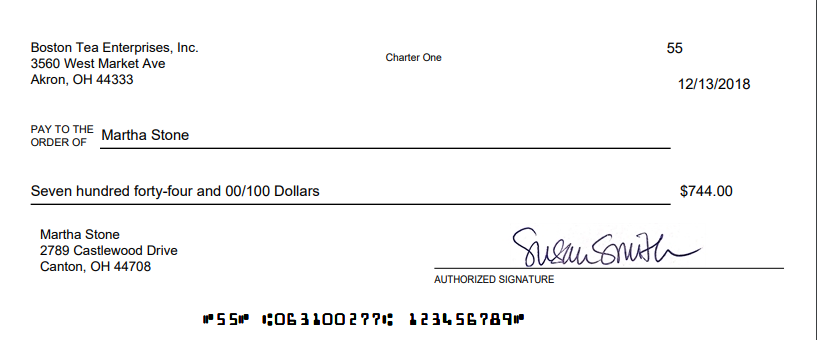
#> input picture FinalProject/filterandanalysis/cheque.png, 817 x 340 px, found by its file name
$ python Text.py   (older library calls are emulated)
#> lines starting #> are read from the running program, lines starting #| are printed output that depends on the picture; after the words box and inside, x2 and y2 are one past the last pixel; in counts of white or black regions, pixels touching at a corner belong together
import cv2
import numpy as np

img = cv2.imread('C:/Users/user/Desktop/project_root/filters_analysis/cheque.png')
#> img is the input picture: shape (340, 817, 3); mean B, G, R 246.7, 246.6, 246.6
gray = cv2.cvtColor(img, cv2.COLOR_RGB2GRAY)
_,thresh = cv2.threshold(gray,150,255,cv2.THRESH_BINARY_INV) # threshold
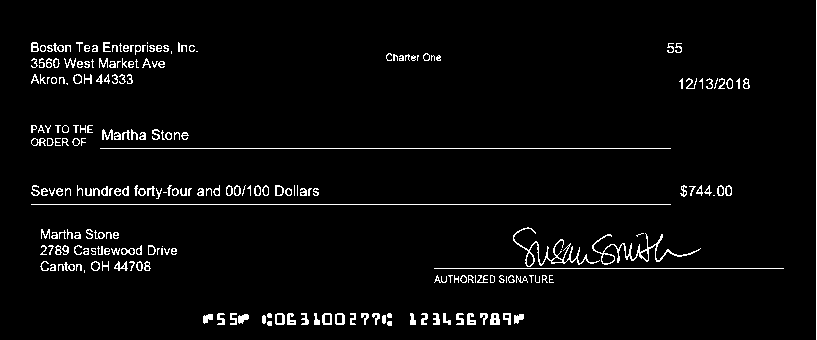
#> thresh: shape (340, 817); 3.5% white in thin lines or dots
kernel = cv2.getStructuringElement(cv2.MORPH_CROSS,(3,3))
dilated = cv2.dilate(thresh,kernel,iterations = 13) # dilate
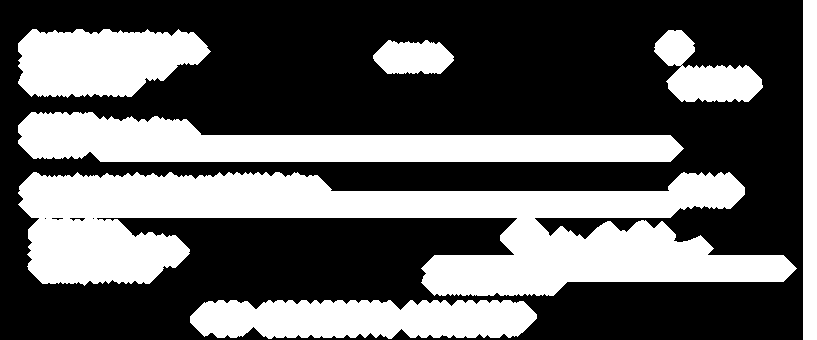
#> dilated: shape (340, 817); 37.3% white; 7 white regions
# _, contours, hierarchy = cv2.findContours(dilated,cv2.RETR_EXTERNAL,cv2.CHAIN_APPROX_NONE) # get contours
# Find contours (compatible with OpenCV 4.x)
contours, hierarchy = cv2.findContours(dilated, cv2.RETR_EXTERNAL, cv2.CHAIN_APPROX_NONE)
#> contours = 7 contours; box (x1, y1, x2, y2) and area: (18, 172, 797, 296) 49082, (18, 112, 684, 162) 19904, (190, 300, 537, 339) 11272, (18, 29, 211, 98) 9996, (803, 0, 817, 340) 4407, (654, 30, 763, 102) 3850, (373, 40, 454, 74) 2075


idx =0
# for each contour found, draw a rectangle around it on original image
for contour in contours:

    idx += 1

    # get rectangle bounding contour
    [x,y,w,h] = cv2.boundingRect(contour)

    # discard areas that are too large
    if h>300 and w>300:
        continue

    # discard areas that are too small
    if h<10 or w<10:
        continue

    # draw rectangle around contour on original image
    cv2.imwrite('C:/Users/user/Desktop/project_root/filters_analysis/redboxes.png',cv2.rectangle(img,(x,y),(x+w,y+h),(255,0,255),2))

    roi = img[y:y + h, x:x + w]

    cv2.imwrite( str(idx) + '.png', roi)

    cv2.imshow('img',roi)
#> this loop made 7 passes
#> (x, y, w, h) on passes 1 to 7: (190, 300, 347, 39), (18, 172, 779, 124), (18, 112, 666, 50), (373, 40, 81, 34), (654, 30, 109, 72), (18, 29, 193, 69), (803, 0, 14, 340)
#> pass 1, `cv2.imwrite('C:/Users/user/Desktop/project_root/filters_analysis/redbo..`:
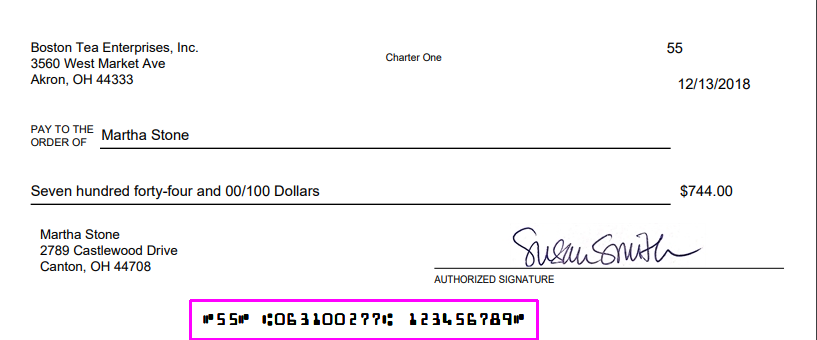
#> saved as redboxes.png: shape (340, 817, 3); mean B, G, R 246.7, 244.8, 246.6
#> pass 1, `roi = img[y:y + h, x:x + w]`:
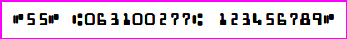
#> roi: shape (39, 347, 3); mean B, G, R 227, 205.5, 227.3
#> pass 2, `cv2.imwrite('C:/Users/user/Desktop/project_root/filters_analysis/redbo..`:
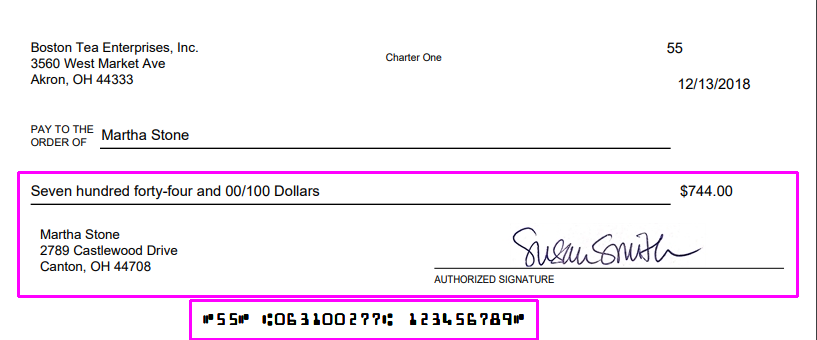
#> saved as redboxes.png: shape (340, 817, 3); mean B, G, R 246.7, 239.8, 246.6
#> pass 2, `roi = img[y:y + h, x:x + w]`:
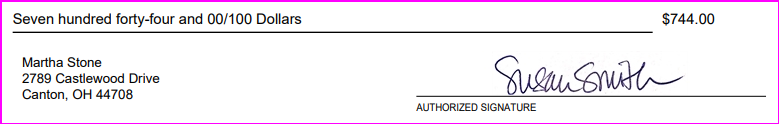
#> roi: shape (124, 779, 3); mean B, G, R 243.6, 236, 243.3
#> after the loop:
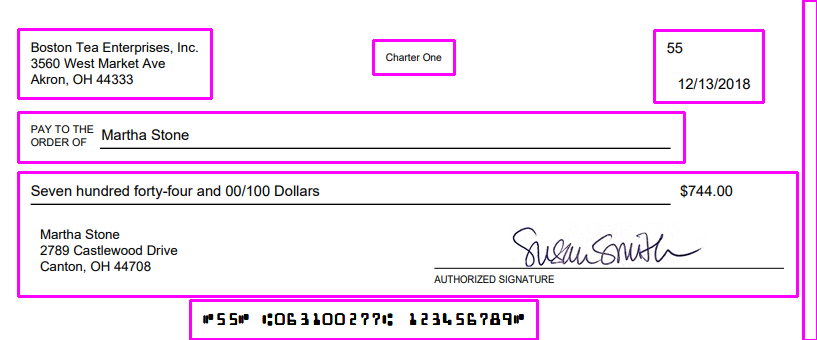
#> img: shape (340, 817, 3); 5.9% of pixels changed, all inside (x1, y1, x2, y2) = (17, 0, 817, 340)
#> after the loop, idx = 7
